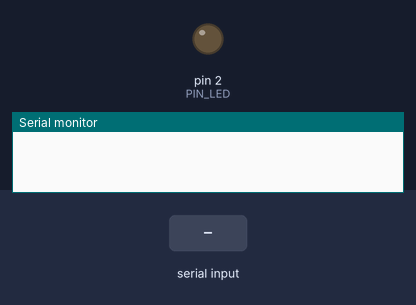
Bench run of a sketch on a simulated Arduino Uno, built with avr-gcc and run on an emulated ATmega328P. Parts: output pins drawn as LEDs (lit = HIGH), the last lines printed to the serial monitor. The inputs (shaded band) are chosen by the test bench.

Above: at 1.2 s.
1.3 s: "on" received over Serial
At 2.7 s:
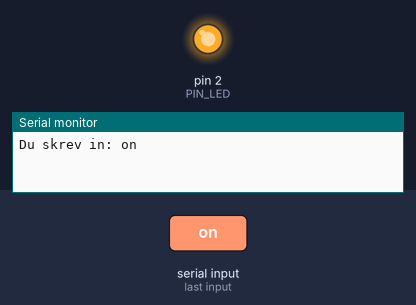
3.8 s: "off" received over Serial
At 5.8 s:
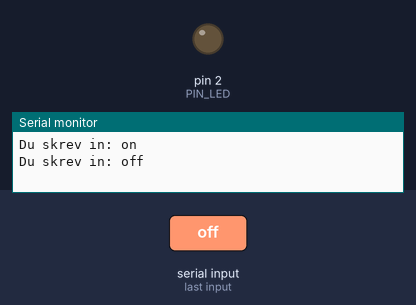
Timing chart, 0 to 7.3 s (numbered marks = the images above; inputs shaded):
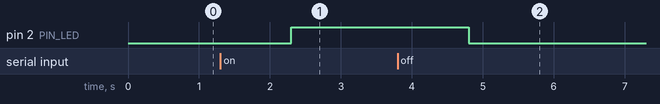

Measured:
- after the input at 1.3 s, pin 2 (PIN_LED): LOW → HIGH after 1.0 s
- after the input at 3.8 s, pin 2 (PIN_LED): HIGH → LOW after 1.0 s

The sketch:

Inlamningsuppgift_3_Kommandotolk.ino
```cpp
#define PIN_LED 2

void setup() {
  // put your setup code here, to run once:
  Serial.begin(9600);
  pinMode(PIN_LED, OUTPUT);
}

void loop() {
  // put your main code here, to run repeatedly:
  if (Serial.available()) {
    String command = Serial.readString();
    Serial.println("Du skrev in: " + command);
    if(command == "on") {
      digitalWrite(PIN_LED, HIGH);
    } else if(command == "off"){
      digitalWrite(PIN_LED, LOW);
    }
  }
}
```
